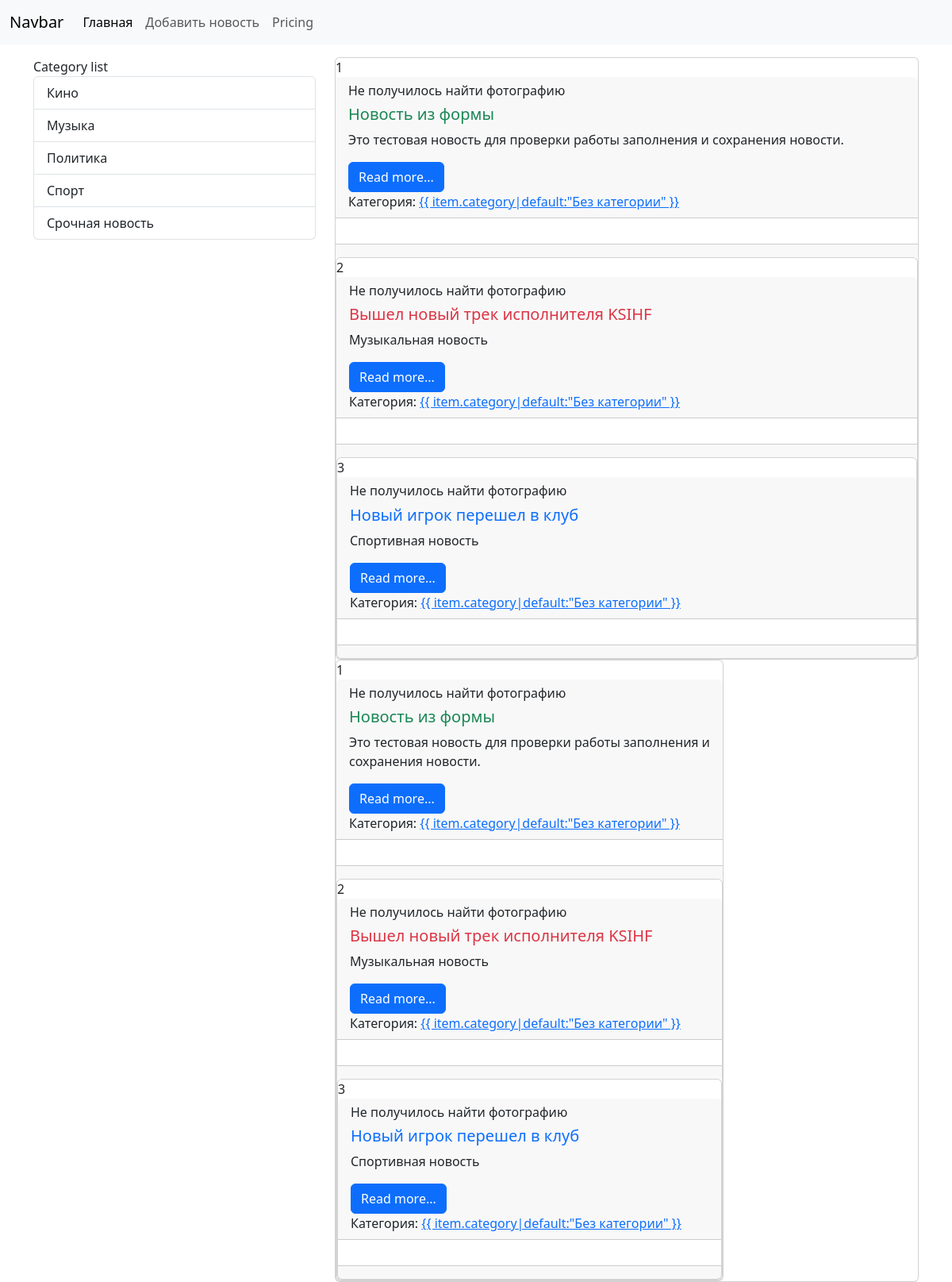
Page /news/category/1/ on the committed database.
### News/models.py (models this page shows, shortened)
class Category(models.Model):
    title = models.CharField(max_length=150, db_index=True, verbose_name = 'Категория')
    def get_absolute_url(self):
        return reverse_lazy('Category', kwargs={'category_id': self.id})
    class Meta:
        verbose_name = 'Категория'
        verbose_name_plural = 'Категории'
        ordering = ['title']

class News(models.Model):
    title = models.CharField(max_length=150, verbose_name = 'Заголовок')
    content = models.TextField(blank=True, verbose_name = 'Контент')
    createdAt = models.DateTimeField(auto_now_add=True, blank=True, verbose_name = 'Время создания')
    updateAt = models.DateTimeField(auto_now=True, blank=True, verbose_name = 'Время обновления')
    photo = models.ImageField(upload_to='djangoPythonStudyProject/media/testPhoto', null=True, blank=True, verbose_name = 'Фото')
    is_published = models.BooleanField(default=True, verbose_name = 'Публикация')
    category = models.ForeignKey('Category', on_delete=models.PROTECT, null=True, verbose_name='Категория')
    class Meta:
        verbose_name = 'Новости'
        verbose_name_plural = 'Новости'
        ordering = ['-createdAt']

### News/views.py (the view)
# urls.py: path('category/<int:category_id>/', get_category, name='Category'),
def get_category(request, category_id):
    news = News.objects.filter(category_id=category_id)
    categories = Category.objects.all()
    category = Category.objects.get(pk=category_id)
    context = {
        'news': news,
        'category': category
    }
    return render(request, 'News/category.html',context = context)

### News/templatetags/news_tags.py (called while the page is built)
@register.simple_tag(name='get_list_categories')
def get_list_categories():
    return Category.objects.all()

@register.inclusion_tag('news/list_categories.html')
def show_categories(arg1='Category', arg2='list'):
    categories = Category.objects.all()
    return {'categories': categories, 'arg1': arg1, 'arg2': arg2}

### News/templates/News/category.html (shortened to what this page needs)
{% extends 'base.html' %}
{% block sidebar %}
{% include 'inc/_sidebar.html' %}
{% endblock %}
{% block content %}
    {% for item in news %}
    <div class="card md-3">
        {{ forloop.counter }}
        <div class="card-header">
            <div class="media">
                <div class="media-photo">
                    {% if item.photo %}
                    <img src="{{ item.photo.url }}" class="mr-3" width="350" alt="Photo">
                    {% else %}
                    <h6>Не получилось найти фотографию</h6>
                    {% endif %}
                </div>
                <div class="media-body">
                    <h5 class="card-title {% cycle 'text-success' 'text-danger' 'text-primary' %}">
                        {{ item.title }}
                    </h5>
                    {% autoescape off %}
                    <p class="card-text">{{ item.content }}</p>
                    {% endautoescape %}
                    <a href="#" class="btn btn-primary">Read more...</a>
                </div>
                Категория: <a href="{% url 'Category' item.category_id|default:'0' %}"> {{
                item.category|default:"Без категории" }}</a></div>
        </div>
        <div class="card-body">
        </div>
        <div class="card-footer text-body-secondary">
        </div>
        {% endfor%}
    </div>
{% endblock %}

### templates/base.html (shortened to what this page needs)
{% include 'inc/_nav.html' %}
{% load static %}
<!doctype html>
<html lang="en">
<head>
    <link href="https://cdn.jsdelivr.net/npm/bootstrap@5.3.7/dist/css/bootstrap.min.css" rel="stylesheet"
>
</head>
<body>
<div class="container mt-3">
    <div class="row">
        <div class="col-md-4">
            {% block sidebar%}SIDEBAR{% endblock%}
        </div>
        <div class="col-md-8">
            {% block content%}CONTENT{% endblock%}
        </div>
        <div class="col-md-8">
            {% for item in news %}
            <div class="card md-3">
                {{ forloop.counter }}
                <div class="card-header">
                    <div class="media">
                        <div class="media-photo">
                            {% if item.photo %}
                            <img src="{{ item.photo.url }}" class="mr-3" width="350" alt="Photo">
                            {% else %}
                            <h6>Не получилось найти фотографию</h6>
                            {% endif %}
                        </div>
                        <div class="media-body">
                            <h5 class="card-title {% cycle 'text-success' 'text-danger' 'text-primary' %}">
                                {{ item.title }}
                            </h5>
                    {% autoescape off %}
                    <p class="card-text">{{ item.content }}</p>
                    {% endautoescape %}
                    <a href="#" class="btn btn-primary">Read more...</a>
                        </div>
                        Категория: <a href="{% url 'Category' item.category_id|default:'0' %}"> {{
                        item.category|default:"Без категории" }}</a></div>
                </div>
                <div class="card-body">
                </div>
                <div class="card-footer text-body-secondary">
                </div>
            {% endfor%}
            </div>
        </div>
    </div>
</div>
</body>
</html>

### News/templates/News/list_categories.html
{% load news_tags %}
<div class="list-group">
    {{ arg1 }} {{ arg2 }}
    {% get_list_categories as categories %}
    {% for cat in categories %}
    <a href="{{ cat.get_absolute_url.url }}" class="list-group-item list-group-item-action">{{ cat.title }}</a>
    {% endfor %}
</div>

### rows in the picture
Category: title "Кино"
Category: title "Музыка"
Category: title "Политика"
Category: title "Спорт"
Category: title "Срочная новость"
News: photo "Не получилось найти фотографию", title "Новость из формы", content "Это тестовая новость для проверки работы заполнения и сохранения новости."
News: photo "Не получилось найти фотографию", title "Вышел новый трек исполнителя KSIHF", content "Музыкальная новость"
News: shows "Не получилось найти фотографию", title "Новый игрок перешел в клуб", content "Спортивная новость"

### other values in the picture
{{ arg1 }} "Category"
{{ arg2 }} "list"
